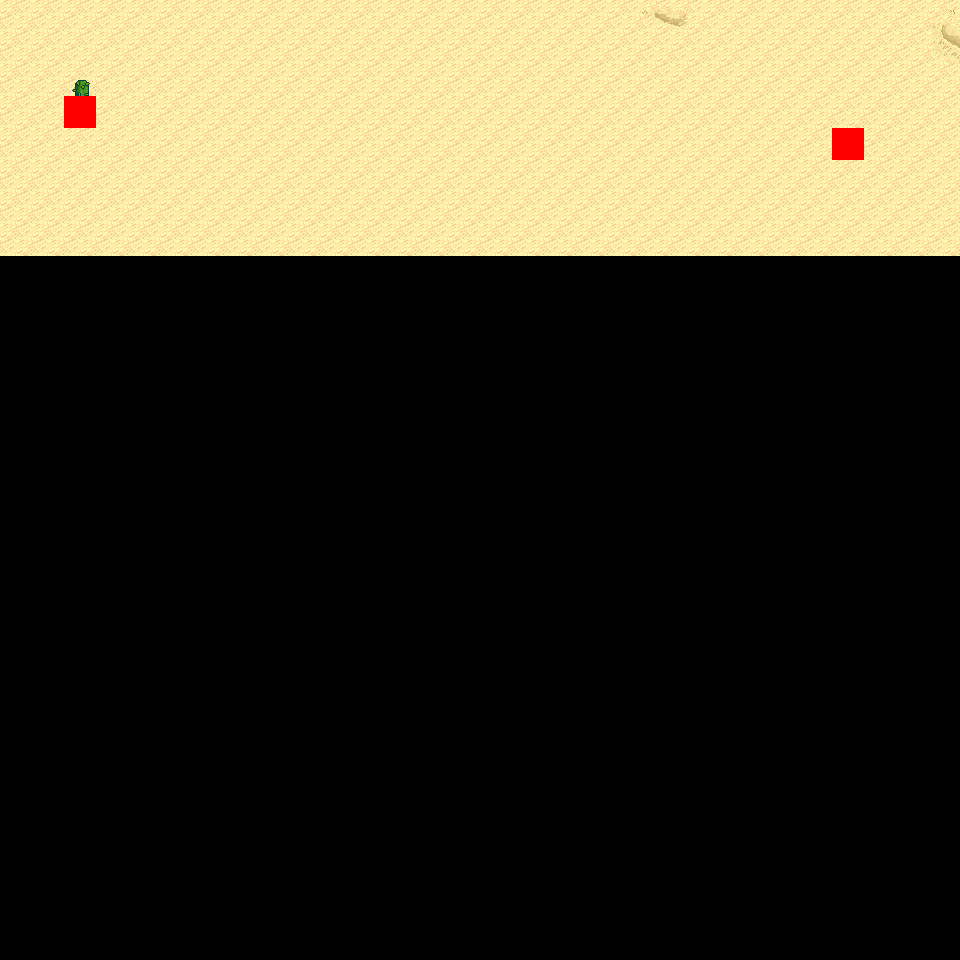

This game map was drawn from its Tiled (.tmx) file and the tilesets committed beside it. A one-line description and the trimmed map source follow:
An orthogonal 30x30 tile map with 32x32 px tiles, 6 tile layers (Ground, Object, Object2, Above, ...), 12 tilesets and 3 objects (3x mapExit).

<map version="1.0" orientation="orthogonal" renderorder="right-down" width="30" height="30" tilewidth="32" tileheight="32" nextobjectid="4">
  <tileset firstgid="1" name="tileset_logic_collision" tilewidth="32" tileheight="32" tilecount="1" columns="1">
    <image source="../drawable/tileset_logic_collision.png" width="32" height="32" />
  </tileset>
  <tileset firstgid="2" name="tileset_ground_ground" tilewidth="32" tileheight="32" tilecount="33" columns="3">
    <image source="../drawable/tileset_ground_ground.png" width="96" height="352" />
  </tileset>
  <tileset firstgid="35" name="tileset_ground_ridge_earth_pale" tilewidth="32" tileheight="32" tilecount="96" columns="12">
    <image source="../drawable/tileset_ground_ridge_earth_pale.png" width="384" height="256" />
  </tileset>
  <tileset firstgid="131" name="tileset_ground_ridge_earth_dark" tilewidth="32" tileheight="32" tilecount="96" columns="12">
    <image source="../drawable/tileset_ground_ridge_earth_dark.png" width="384" height="256" />
  </tileset>
  <tileset firstgid="227" name="tileset_terrain_desert" tilewidth="32" tileheight="32" tilecount="88" columns="8">
    <image source="../drawable/tileset_terrain_desert.png" width="256" height="352" />
  </tileset>
  <tileset firstgid="315" name="tileset_plant_tree_tree_darkgreen" tilewidth="32" tileheight="32" tilecount="88" columns="8">
    <image source="../drawable/tileset_plant_tree_tree_darkgreen.png" width="256" height="352" />
  </tileset>
  <tileset firstgid="403" name="tileset_ground_rock_pebbles" tilewidth="32" tileheight="32" tilecount="3" columns="1">
    <image source="../drawable/tileset_ground_rock_pebbles.png" width="32" height="96" />
  </tileset>
  <tileset firstgid="406" name="tileset_ground_sand_2" tilewidth="32" tileheight="32" tilecount="15" columns="5">
    <image source="../drawable/tileset_ground_sand_2.png" width="160" height="96" />
  </tileset>
  <tileset firstgid="421" name="tileset_plant_cactus_2" tilewidth="32" tileheight="32" tilecount="10" columns="5">
    <image source="../drawable/tileset_plant_cactus_2.png" width="160" height="64" />
  </tileset>
  <tileset firstgid="431" name="tileset_plant_cactus" tilewidth="32" tileheight="32" tilecount="2" columns="1">
    <image source="../drawable/tileset_plant_cactus.png" width="32" height="64" />
  </tileset>
  <tileset firstgid="433" name="tileset_plant_star_shaped_plants" tilewidth="32" tileheight="32" tilecount="6" columns="2">
    <image source="../drawable/tileset_plant_star_shaped_plants.png" width="64" height="96" />
  </tileset>
  <tileset firstgid="439" name="tileset_plant_tree_evergreen" tilewidth="32" tileheight="32" tilecount="36" columns="3">
    <image source="../drawable/tileset_plant_tree_evergreen.png" width="96" height="384" />
  </tileset>
  <layer name="Ground" width="30" height="30">
    <data>[900 cells, 240 non-empty, 6 distinct tile ids]</data>
  </layer>
  <layer name="Object" width="30" height="30">
    <data>[900 cells, 1 non-empty, 1 distinct tile ids]</data>
  </layer>
  <layer name="Object2" width="30" height="30">
    <data>[900 cells, 0 non-empty, 0 distinct tile ids]</data>
  </layer>
  <layer name="Above" width="30" height="30">
    <data>[900 cells, 1 non-empty, 1 distinct tile ids]</data>
  </layer>
  <layer name="Above2" width="30" height="30">
    <data>[900 cells, 0 non-empty, 0 distinct tile ids]</data>
  </layer>
  <layer name="Walkable" width="30" height="30">
    <data>[900 cells, 2 non-empty, 1 distinct tile ids]</data>
  </layer>
  <objectgroup name="MapEvents">
    <object id="1" name="north" type="mapExit" x="0" y="0" width="960" height="32">
      <properties>
        <property name="map" value="level_0_x3_y96" />
        <property name="x" value="0" />
        <property name="y" value="28" />
      </properties>
    </object>
    <object id="2" name="west" type="mapExit" x="0" y="0" width="32" height="960">
      <properties>
        <property name="map" value="level_0_x2_y97" />
        <property name="x" value="28" />
        <property name="y" value="0" />
      </properties>
    </object>
    <object id="3" name="east" type="mapExit" x="928" y="0" width="32" height="960">
      <properties>
        <property name="map" value="level_0_x4_y97" />
        <property name="x" value="1" />
        <property name="y" value="0" />
      </properties>
    </object>
  </objectgroup>
</map>
